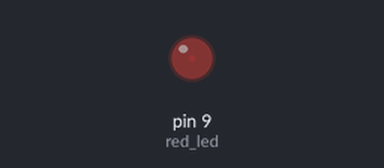
Simulated run of this sketch. Board: Arduino Uno, built with avr-gcc and run on an emulated ATmega328P. Parts: output pins drawn as LEDs (lit = HIGH).

Above: at 0.05 s.
At 1.0 s:
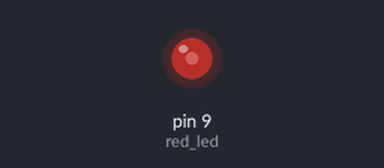
At 1.55 s:
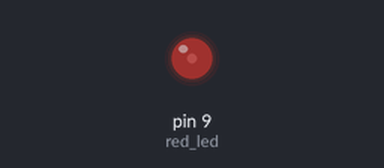
Timing chart, 0 to 4.7 s (numbered marks = the images above):
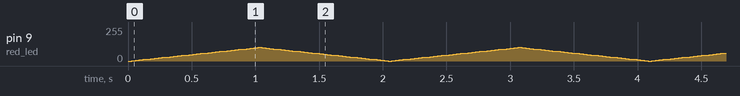

The sketch:

fading.ino
```cpp
/* ~Bosse    2023-10-1 */


// fading led with fancier code


int red_led = 9;
int brightness = 0;
int fade_amount = 3;
int fade_delay = 30;

void setup() {
  pinMode(red_led, OUTPUT);
}


void loop() {
  analogWrite(red_led, brightness);

  brightness = brightness + fade_amount;

  if (brightness <= 0 || brightness >= 100) {
    fade_amount = - fade_amount;
  }

  delay(fade_delay);
}
```
